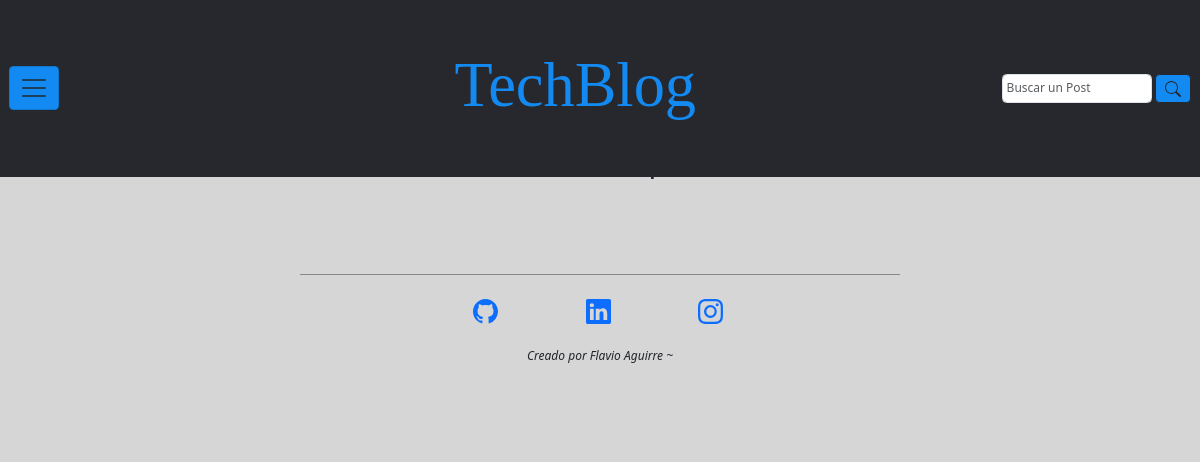
Page /empleos/lista_empleos/ on the earlier database version.
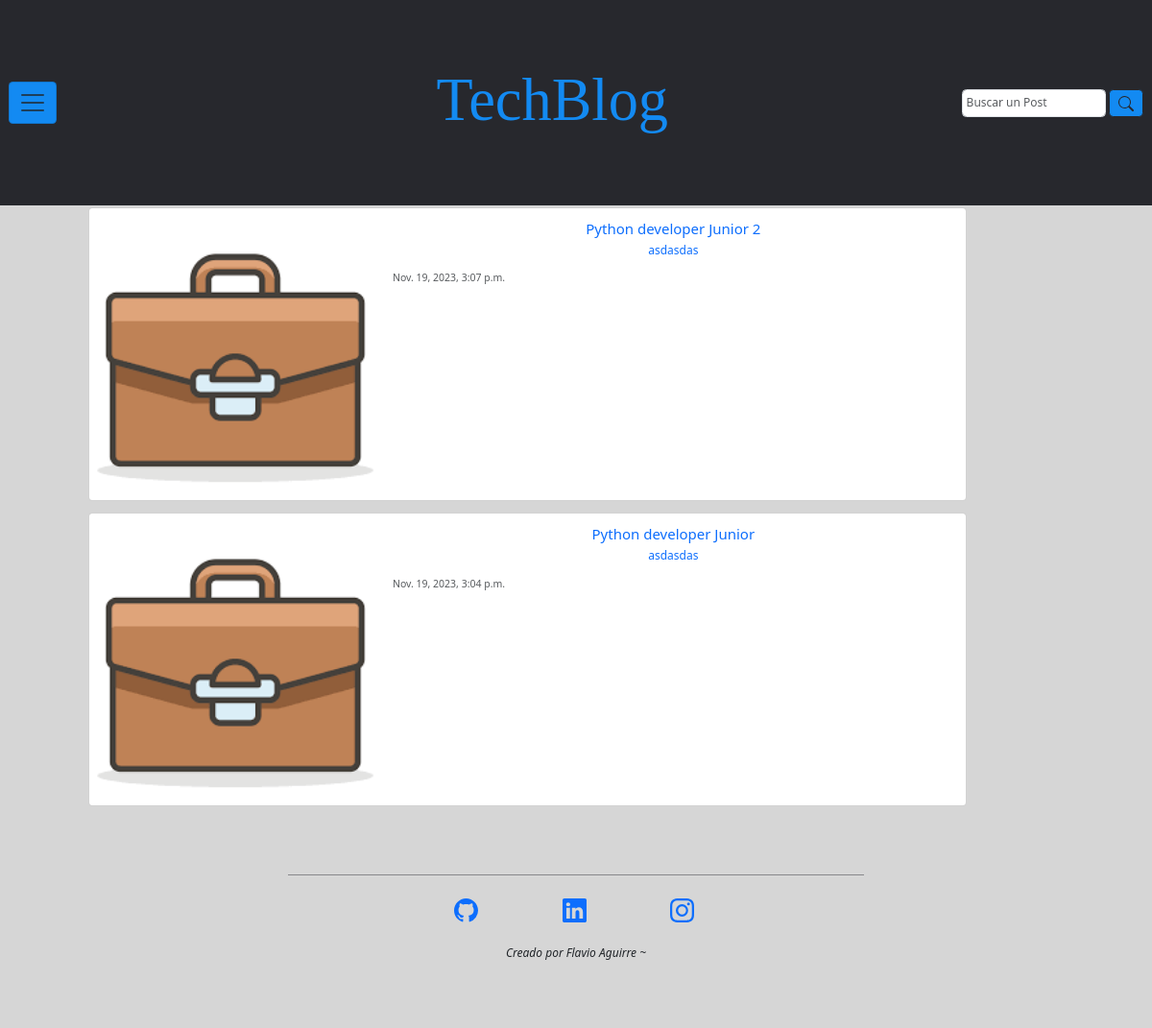
Same page on the later database version.
### empleos/models.py (models this page shows, shortened)
class Empleos(models.Model):
    titulo_empleo = models.CharField(max_length=100)
    descripcion_empleo = models.TextField()
    autor_empleo = models.ForeignKey(User, on_delete=models.CASCADE)
    fecha_publicacion_empleo = models.DateTimeField(auto_now_add=True)

### empleos/views.py (the view)
# urls.py: path('lista_empleos/', views.lista_empleos, name='empleos'),
def lista_empleos(request):
    lista_empleos = Empleos.objects.all().order_by('-fecha_publicacion_empleo')
    return render(request, 'empleos/lista_empleos.html', {'lista_empleos': lista_empleos})

### empleos/templates/empleos/lista_empleos.html (shortened to what this page needs)
{% extends "base.html" %}
{% load static %}
{% block main %}
    <main class="contenedor-main d-f justify-content-center">
        <section class="row contenedor-section p-20 col-md-12">
            <h1 class="text-center" style="padding-bottom: 3%;">Bolsa de empleos</h1>
            {% for empleo in lista_empleos %}
                <article class="conteiner-article">
                    <div class="card mb-3" style="max-width: 90%;">
                        <a href="{{ empleo.id }}">
                            <div class="row g-0">
                                <div class="col-md-4">
                                    <img src={% static "assets/img/empleos/portfolio-img.png" %} class="img-fluid rounded-start" alt="...">
                                </div>
                                <div class="col-md-8">
                                    <div class="card-body">
                                        <h5 class="card-title text-center">{{ empleo.titulo_empleo }}</h5>
                                        <p class="card-text text-center">{{ empleo.descripcion_empleo }}</p>
                                        <p class="card-text"><small class="text-body-secondary">{{ empleo.fecha_publicacion_empleo }}</small></p>
                                    </div>
                                </div>
                            </div>
                        </a>
                    </div>
                </article>
            {% endfor %}
        </section>
    </main>
{% endblock main %}

Differences in the rows shown:
added Empleos: titulo_empleo "Python developer Junior 2", descripcion_empleo "asdasdas", fecha_publicacion_empleo "Nov. 19, 2023, 3:07 p.m."
added Empleos: titulo_empleo "Python developer Junior", descripcion_empleo "asdasdas", fecha_publicacion_empleo "Nov. 19, 2023, 3:04 p.m."
